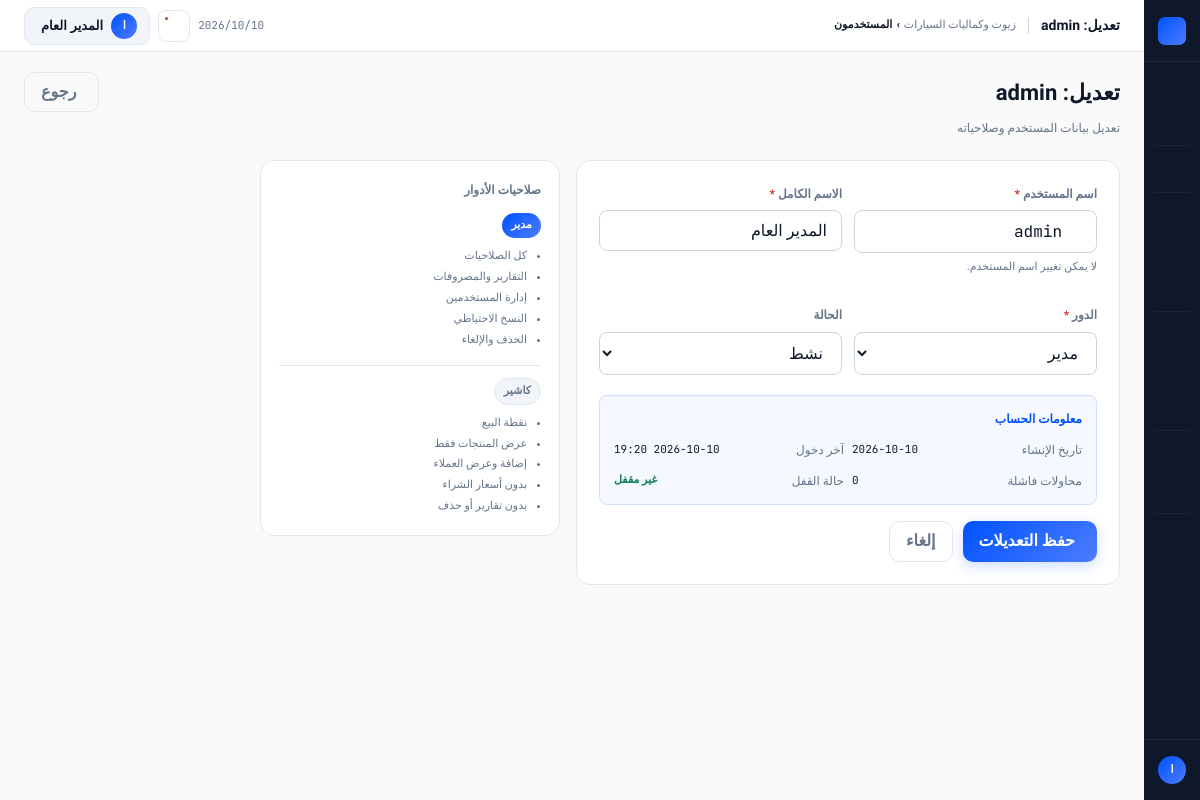
Page /settings/users/1/edit (signed in) on the committed database.
### app/models/user.py (models this page shows, shortened)
class User(UserMixin, db.Model):
    __tablename__ = "users"
    id = db.Column(db.Integer, primary_key=True)
    username = db.Column(db.String(64), unique=True, nullable=False, index=True)
    password_hash = db.Column(db.String(256), nullable=False)
    full_name = db.Column(db.String(128), nullable=False)
    role = db.Column(db.String(20), nullable=False, default="cashier")
    is_active = db.Column(db.Boolean, default=True, nullable=False)
    force_password_change = db.Column(db.Boolean, default=False, nullable=False)
    failed_attempts = db.Column(db.Integer, default=0, nullable=False)
    locked_until = db.Column(db.DateTime, nullable=True)
    created_at = db.Column(db.DateTime, default=datetime.utcnow)
    last_login = db.Column(db.DateTime, nullable=True)
    sales = db.relationship("Sale", backref="cashier", lazy="dynamic")
    @property
    def is_admin(self):
        return self.role == "admin"
    @property
    def is_locked(self):
        if self.locked_until and self.locked_until > datetime.utcnow():
            return True
        return False
    @property
    def role_label(self):
        labels = {"admin": "مدير", "cashier": "كاشير"}
        return labels.get(self.role, self.role)

### app/modules/settings/routes.py (the view, shortened to what this page needs)
@settings_bp.route("/users/<int:user_id>/edit", methods=["GET", "POST"])
@login_required
@admin_required
def edit_user(user_id):
    from app.models.user import User
    user = User.query.get_or_404(user_id)
    return render_template("settings/user_form.html", user=user)

### app/core/permissions.py (called while the page is built)
def admin_required(f):
    @wraps(f)
    def decorated(*args, **kwargs):
        if not current_user.is_authenticated:
            return redirect(url_for("auth.login", next=request.url))
        if not current_user.is_admin:
            flash("هذه الصفحة متاحة للمدير فقط.", "danger")
            abort(403)
        return f(*args, **kwargs)
    return decorated

### app/models/setting.py (called while the page is built)
    @classmethod
    def get(cls, key, default=None):
        setting = cls.query.filter_by(key=key).first()
        if setting:
            return setting.value
        return cls.DEFAULTS.get(key, default)

### app/templates/settings/user_form.html (shortened to what this page needs)
{% extends "base.html" %}
{% block topbar_title %}{% if user %}تعديل: {{ user.username }}{% else %}مستخدم جديد{% endif %}{% endblock %}
{% block topbar_crumb %}المستخدمون{% endblock %}
{% block page_header %}
<div style="padding:20px 24px 0;display:flex;align-items:flex-start;justify-content:space-between;">
  <div>
    <h1 style="font-family:'Calistoga',serif;font-size:22px;">
      {% if user %}تعديل: {{ user.username }}{% else %}إنشاء مستخدم جديد{% endif %}
    </h1>
    <p style="font-size:12px;color:var(--muted-fg);margin-top:3px;">
      {% if user %}تعديل بيانات المستخدم وصلاحياته{% else %}أدخل بيانات المستخدم الجديد{% endif %}
    </p>
  </div>
  <a href="{{ url_for('settings.users') }}" class="btn btn-ghost">
     رجوع
  </a>
</div>
{% endblock %}
{% block content %}
<div style="display:grid;grid-template-columns:1fr 300px;gap:16px;max-width:860px;">
  <div class="card" style="padding:22px;">
    <form method="POST"
          action="{% if user %}{{ url_for('settings.edit_user', user_id=user.id) }}{% else %}{{ url_for('settings.create_user') }}{% endif %}">
      <div style="display:grid;grid-template-columns:1fr 1fr;gap:12px;">
        <div class="fg-wrap">
          <label class="fg-label">اسم المستخدم <span style="color:var(--red)">*</span></label>
          <div style="position:relative;">
            <input name="username" class="fg-input" style="padding-right:34px;font-family:'JetBrains Mono',monospace;"
                   placeholder="username"
                   value="{{ user.username if user else '' }}"
                   {% if user %}readonly style="padding-right:34px;background:var(--muted);font-family:'JetBrains Mono',monospace;"{% endif %}
                   required autofocus/>
          </div>
          {% if user %}
          <div style="font-size:11px;color:var(--muted-fg);margin-top:4px;">لا يمكن تغيير اسم المستخدم.</div>
          {% endif %}
        </div>
        <div class="fg-wrap">
          <label class="fg-label">الاسم الكامل <span style="color:var(--red)">*</span></label>
          <input name="full_name" class="fg-input" placeholder="الاسم الكامل"
                 value="{{ user.full_name if user else '' }}" required/>
        </div>
        <div class="fg-wrap">
          <label class="fg-label">الدور <span style="color:var(--red)">*</span></label>
          <select name="role" class="fg-input">
            <option value="admin" {% if user and user.role=='admin' %}selected{% endif %}>مدير</option>
          </select>
        </div>
        {% if user %}
        <div class="fg-wrap">
          <label class="fg-label">الحالة</label>
          <select name="is_active" class="fg-input">
            <option value="1" {% if user.is_active %}selected{% endif %}>نشط</option>
          </select>
        </div>
        {% endif %}
      </div>
      {% if user %}
      <div style="background:rgba(0,82,255,.04);border:1px solid rgba(0,82,255,.15);border-radius:8px;padding:12px 14px;margin-top:6px;margin-bottom:16px;">
        <div style="font-size:12px;font-weight:700;color:var(--acc);margin-bottom:8px;">معلومات الحساب</div>
        <div style="display:grid;grid-template-columns:1fr 1fr;gap:8px;font-size:12px;">
          <div style="display:flex;justify-content:space-between;">
            <span style="color:var(--muted-fg);">تاريخ الإنشاء</span>
            <span style="font-family:'JetBrains Mono',monospace;font-size:11px;">{{ user.created_at.strftime('%Y-%m-%d') if user.created_at else '—' }}</span>
          </div>
          <div style="display:flex;justify-content:space-between;">
            <span style="color:var(--muted-fg);">آخر دخول</span>
            <span style="font-family:'JetBrains Mono',monospace;font-size:11px;">{{ user.last_login.strftime('%Y-%m-%d %H:%M') if user.last_login else '—' }}</span>
          </div>
          <div style="display:flex;justify-content:space-between;">
            <span style="color:var(--muted-fg);">محاولات فاشلة</span>
            <span style="font-family:'JetBrains Mono',monospace;font-size:11px;{% if user.failed_attempts > 0 %}color:var(--orange){% endif %}">{{ user.failed_attempts }}</span>
          </div>
          <div style="display:flex;justify-content:space-between;">
            <span style="color:var(--muted-fg);">حالة القفل</span>
            {% if user.is_locked %}
              <span style="font-size:11px;color:var(--red);font-weight:600;">مقفل مؤقتاً</span>
            {% else %}
              <span style="font-size:11px;color:var(--green);font-weight:600;">غير مقفل</span>
            {% endif %}
          </div>
        </div>
      </div>
      {% endif %}
      <div style="display:flex;gap:10px;">
        <button type="submit" class="btn btn-primary">
          {% if user %}حفظ التعديلات{% else %}إنشاء المستخدم{% endif %}
        </button>
        <a href="{{ url_for('settings.users') }}" class="btn btn-ghost">إلغاء</a>
      </div>
    </form>
  </div>
  <div class="card" style="padding:18px;height:fit-content;">
    <div style="font-size:12px;font-weight:700;color:var(--muted-fg);margin-bottom:12px;">صلاحيات الأدوار</div>
    <div style="margin-bottom:14px;">
      <div style="display:flex;align-items:center;gap:6px;margin-bottom:8px;">
        <span class="b b-grad">مدير</span>
      </div>
      <ul style="font-size:11px;color:var(--muted-fg);line-height:1.9;padding-right:14px;">
        <li>كل الصلاحيات</li>
        <li>التقارير والمصروفات</li>
        <li>إدارة المستخدمين</li>
        <li>النسخ الاحتياطي</li>
        <li>الحذف والإلغاء</li>
      </ul>
    </div>
    <div style="border-top:1px solid var(--border);padding-top:12px;">
      <div style="display:flex;align-items:center;gap:6px;margin-bottom:8px;">
        <span class="b b-muted">كاشير</span>
      </div>
      <ul style="font-size:11px;color:var(--muted-fg);line-height:1.9;padding-right:14px;">
        <li>نقطة البيع</li>
        <li>عرض المنتجات فقط</li>
        <li>إضافة وعرض العملاء</li>
        <li>بدون أسعار الشراء</li>
        <li>بدون تقارير أو حذف</li>
      </ul>
    </div>
  </div>
</div>
{% endblock %}

### app/templates/base.html (shortened to what this page needs)
<!doctype html>
<html lang="ar" dir="rtl">
<head>
  <link rel="stylesheet" href="https://cdn.jsdelivr.net/npm/@tabler/icons-webfont@latest/tabler-icons.min.css"/>
</head>
<body>
<nav class="rail">
  <div class="rail-top">
    <div class="rail-mark"></div>
  </div>
  {% if current_user.is_authenticated %}
  <div class="rail-nav">
    <a class="ri {% if request.endpoint == 'dashboard.index' %}active{% endif %}"
       href="{{ url_for('dashboard.index') }}">
    </a>
    <a class="ri {% if request.endpoint == 'sales.pos' %}active{% endif %}"
       href="{{ url_for('sales.pos') }}">
    </a>
    <div class="rsep"></div>
    <a class="ri {% if request.endpoint and request.endpoint.startswith('oil_service.') %}active{% endif %}"
       href="{{ url_for('oil_service.index') }}">
    </a>
    <div class="rsep"></div>
    <a class="ri {% if request.endpoint and request.endpoint.startswith('sales.') and request.endpoint != 'sales.pos' %}active{% endif %}"
       href="{{ url_for('sales.index') }}">
    </a>
    {% if current_user.is_admin %}
    <a class="ri {% if request.endpoint and request.endpoint.startswith('purchases.') %}active{% endif %}"
       href="{{ url_for('purchases.index') }}">
    </a>
    <a class="ri {% if request.endpoint and request.endpoint.startswith('expenses.') %}active{% endif %}"
       href="{{ url_for('expenses.index') }}">
    </a>
    {% endif %}
    <div class="rsep"></div>
    <a class="ri {% if request.endpoint and request.endpoint.startswith('products.') %}active{% endif %}"
       href="{{ url_for('products.index') }}">
    </a>
    {% if current_user.is_admin %}
    <a class="ri {% if request.endpoint and request.endpoint.startswith('categories.') %}active{% endif %}"
       href="{{ url_for('categories.index') }}">
    </a>
    <a class="ri {% if request.endpoint and request.endpoint.startswith('inventory.') %}active{% endif %}"
       href="{{ url_for('inventory.index') }}">
    </a>
    <div class="rsep"></div>
    <a class="ri {% if request.endpoint and request.endpoint.startswith('customers.') %}active{% endif %}"
       href="{{ url_for('customers.index') }}">
    </a>
    <a class="ri {% if request.endpoint and request.endpoint.startswith('suppliers.') %}active{% endif %}"
       href="{{ url_for('suppliers.index') }}">
    </a>
    <div class="rsep"></div>
    <a class="ri {% if request.endpoint and request.endpoint.startswith('reports.') %}active{% endif %}"
       href="{{ url_for('reports.index') }}">
    </a>
    {% endif %}
  </div>
  <div class="rail-foot">
    <div class="rail-av">{{ current_user.full_name[0] }}</div>
  </div>
  {% endif %}
</nav>
<div class="shell">
  <div class="topbar no-print">
    <span class="tb-title">{% block topbar_title %}{{ APP_NAME }}{% endblock %}</span>
    <div class="tb-path">
      {{ APP_NAME }} <b>›</b>
      <b>{% block topbar_crumb %}الرئيسية{% endblock %}</b>
    </div>
    <div class="tb-right">
      <span class="tb-date" id="tb-date"></span>
      <button class="tb-icon-btn" title="الإشعارات">
        <span class="tb-pip"></span>
      </button>
      {% if current_user.is_authenticated %}
      <div class="user-menu-wrap" id="userMenuWrap">
        <button class="user-menu-btn" id="userMenuBtn"
                onclick="toggleUserMenu()" aria-haspopup="true" aria-expanded="false">
          <div class="user-av-sm">{{ current_user.full_name[0] }}</div>
          <span class="user-menu-name">{{ current_user.full_name }}</span>
        </button>
      </div>
      {% endif %}
    </div>
  </div>
  {% block page_header %}{% endblock %}
  <div class="page-wrap">
    {% block content %}{% endblock %}
  </div>
</div>
</body>
</html>

### rows in the picture
User: full_name "ا", username "admin", full_name "المدير العام", role "مدير", is_active "نشط", created_at "2026-10-10", last_login "2026-10-10 19:20", failed_attempts "0"

### other values in the picture
{{ APP_NAME }} "زيوت وكماليات السيارات"
